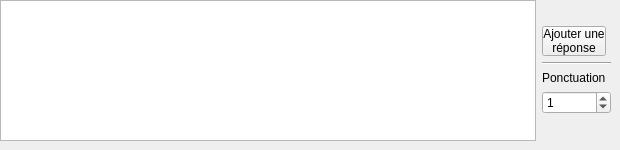
           <widget class="QWidget" name="page_2">
            <widget class="QWidget" name="horizontalLayoutWidget_3">
             <property name="geometry">
              <rect>
               <x>0</x>
               <y>0</y>
               <width>611</width>
               <height>141</height>
              </rect>
             </property>
             <layout class="QHBoxLayout" name="horizontalLayout_13">
              <item>
               <widget class="QListWidget" name="listWidget_qcm"/>
              </item>
              <item>
               <layout class="QVBoxLayout" name="verticalLayout_7">
                <property name="leftMargin">
                 <number>0</number>
                </property>
                <item>
                 <spacer name="verticalSpacer_3">
                  <property name="orientation">
                   <enum>Qt::Vertical</enum>
                  </property>
                  <property name="sizeHint" stdset="0">
                   <size>
                    <width>20</width>
                    <height>40</height>
                   </size>
                  </property>
                 </spacer>
                </item>
                <item>
                 <widget class="QPushButton" name="pushButton_add_reponse_qcm">
                  <property name="styleSheet">
                   <string notr="true">margin-right:5px;</string>
                  </property>
                  <property name="text">
                   <string>Ajouter une
réponse</string>
                  </property>
                 </widget>
                </item>
                <item>
                 <widget class="Line" name="line_3">
                  <property name="orientation">
                   <enum>Qt::Horizontal</enum>
                  </property>
                 </widget>
                </item>
                <item>
                 <widget class="QLabel" name="label_3">
                  <property name="text">
                   <string>Ponctuation</string>
                  </property>
                 </widget>
                </item>
                <item>
                 <widget class="QSpinBox" name="spinBox_ponctuation_qcm">
                  <property name="value">
                   <number>1</number>
                  </property>
                 </widget>
                </item>
                <item>
                 <spacer name="verticalSpacer_2">
                  <property name="orientation">
                   <enum>Qt::Vertical</enum>
                  </property>
                  <property name="sizeHint" stdset="0">
                   <size>
                    <width>20</width>
                    <height>40</height>
                   </size>
                  </property>
                 </spacer>
                </item>
               </layout>
              </item>
             </layout>
            </widget>
           </widget>
